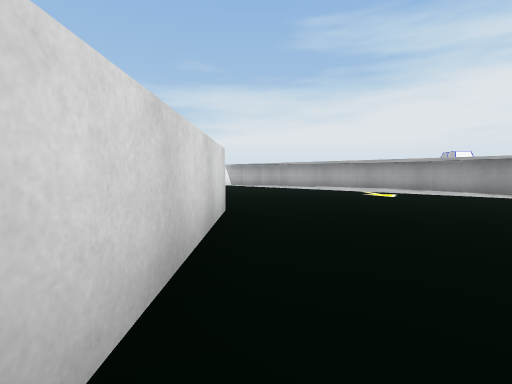
View 1 (above)

24 first-person views from a walk through a 3-D level made in the Unity game engine. The camera is 0.62 m above the floor, tilts 4° down and sees 85° across. The floor is counted in squares, 1 m on a side. Each view is taken from the middle of a square. On the plan, view 1 faces up. The plan holds only what a view shows up to about 9 squares ahead; the rest is blank. The place goes on beyond the plan.

View 2
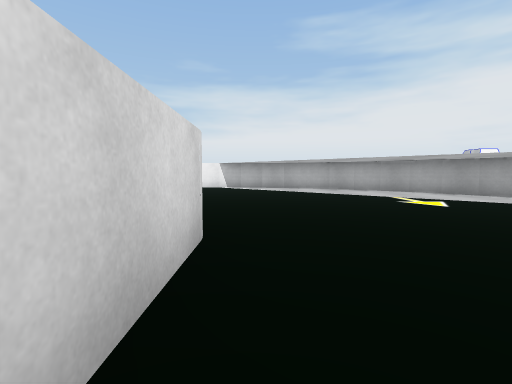

View 3
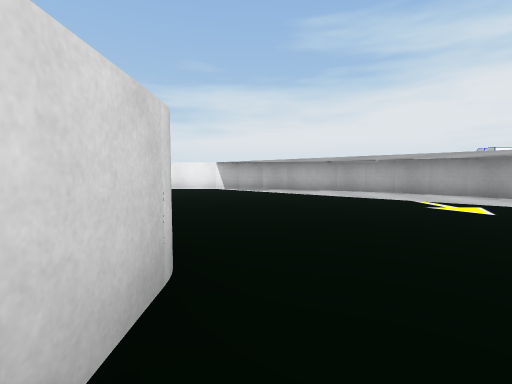

View 4
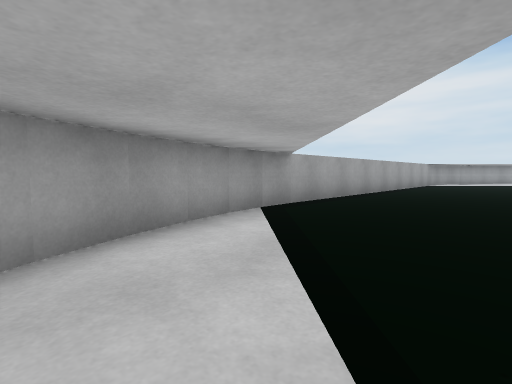

View 5
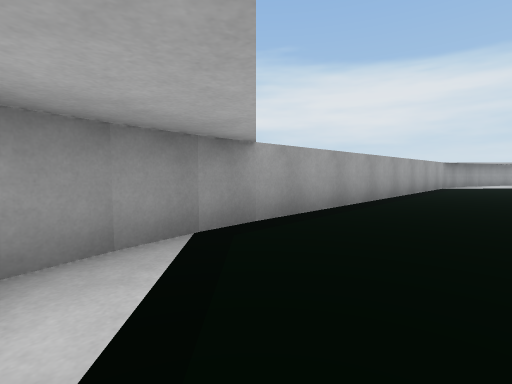

View 6
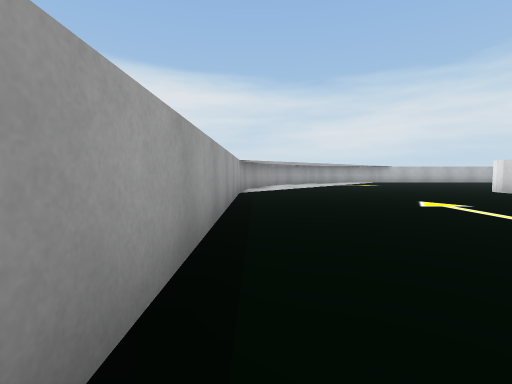

View 7
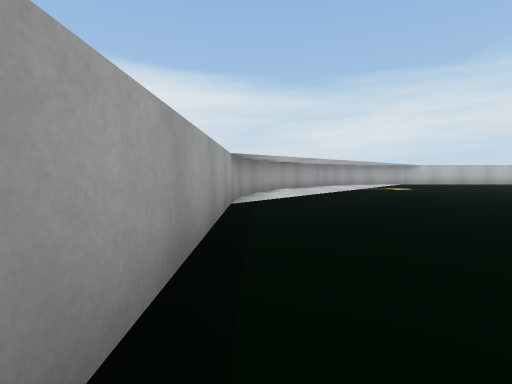

View 8
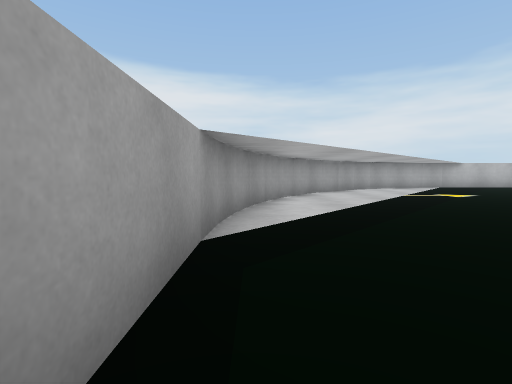

View 9
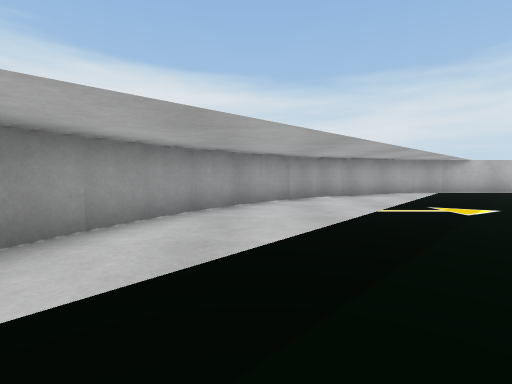

View 10
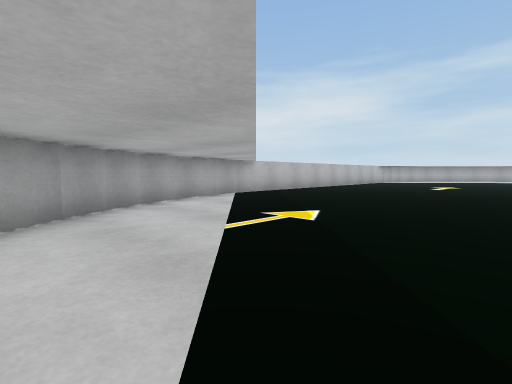

View 11
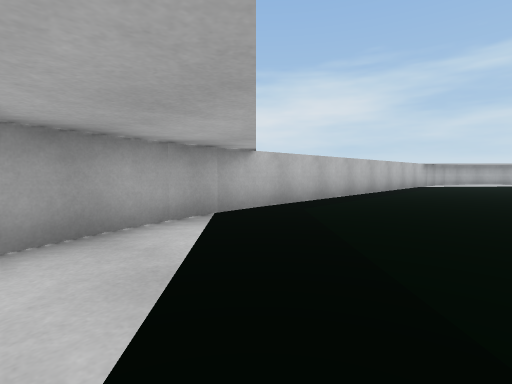

View 12
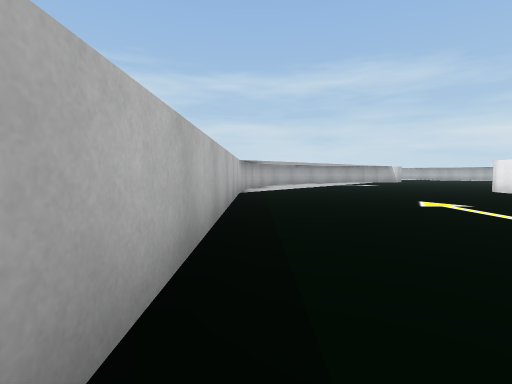

View 13
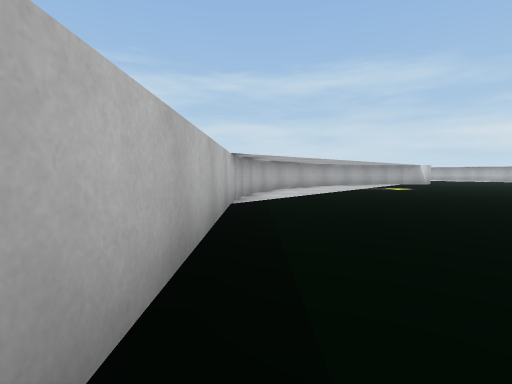

View 14
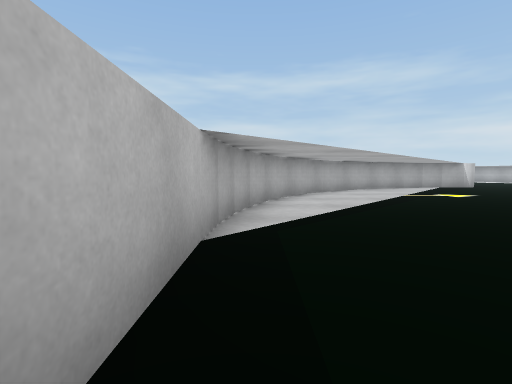

View 15
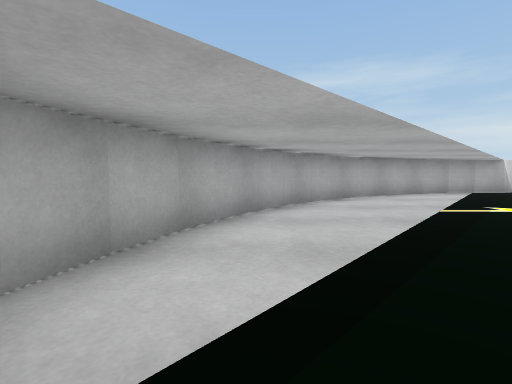

View 16
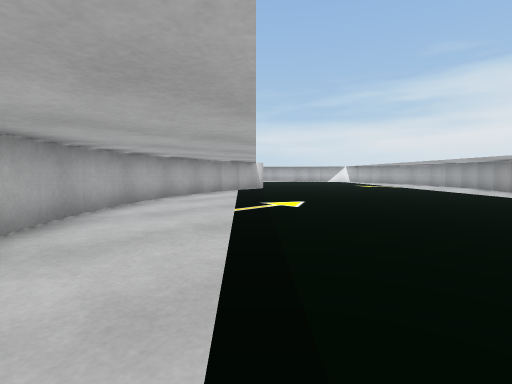

View 17
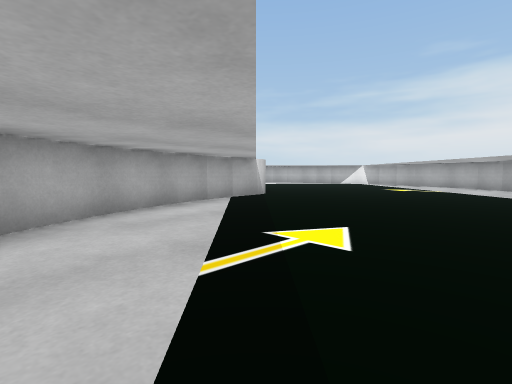

View 18
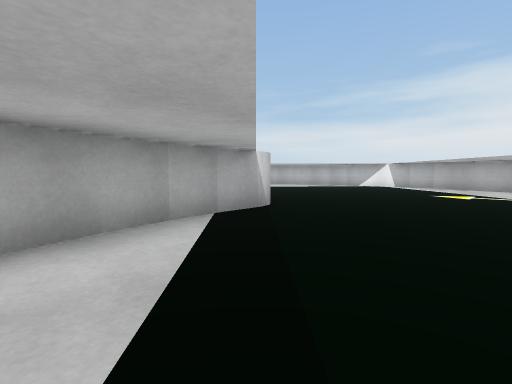

View 19
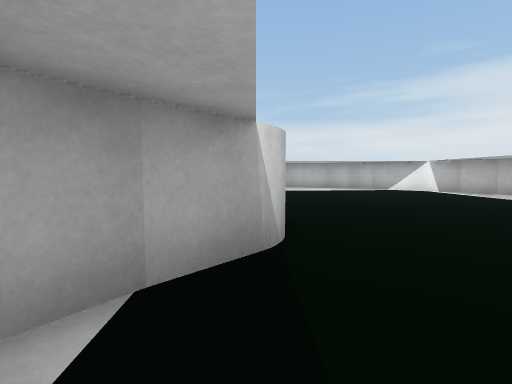

View 20
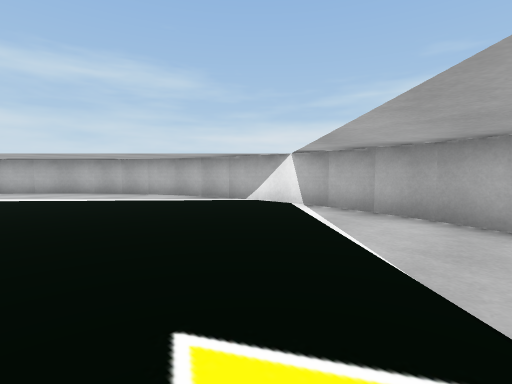

View 21
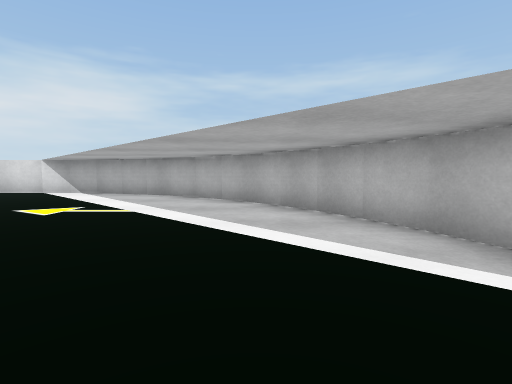

View 22
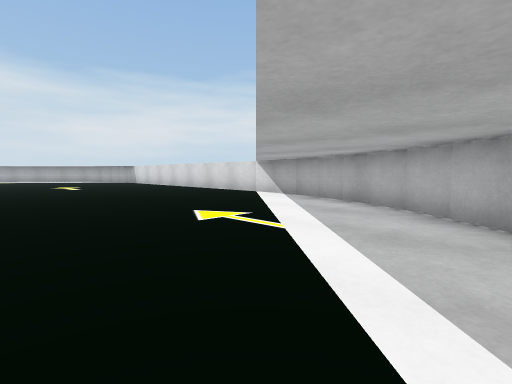

View 23
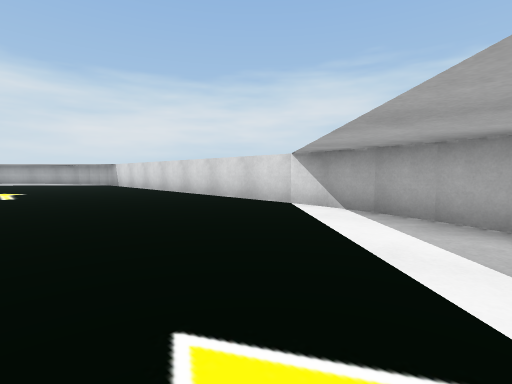

View 24
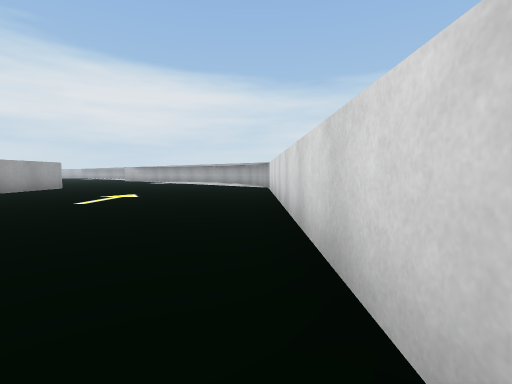

### Floor plan
Points are (right, up) in squares from view 1. A wall is a line through its corners. A room is listed if a view was taken in it or the views show most of it. See-through windows are left out.
Room 1 (views 1, 2, 3, 4, 5, 6, 7, 8, 9, 10, 11, 12, 13, 14, 15, 16, 17, 18, 19, 20, 21, 22, 23, 24)
walls: (-13.5, -1.3) (-13.8, -0.9); (-11.1, -6.5) (-11.6, -6.5); (-17.5, 2.6) (-18, 2.8); (-18.1, 2.8) (-19, 3.1); (-18.8, 3.1) (-19.8, 3.3); (-20.5, -5.4) (-20.4, -6.5); (-19.7, 3.3) (-20.7, 3.5); (-20.5, -6.3) (-20.3, -7.3); (-20.3, -7.2) (-20.1, -8.2); (-20.5, 3.5) (-21.5, 3.5) (-22.5, 3.5); (-20.1, -8.1) (-19.8, -9); (-19.9, -8.8) (-19.4, -9.8); (-19.5, -9.7) (-18.9, -10.6); (-19.1, -10.4) (-18.4, -11.3); (-22.3, 3.5) (-23.3, 3.3) (-24.1, 3.1); (-18.5, -11.1) (-17.8, -11.9); (-17.9, -11.8) (-17.2, -12.5); (-17.3, -12.4) (-16.4, -13); (-16.6, -12.9) (-15.7, -13.5); (-24, 3.2) (-25.1, 2.8); (-15.8, -13.4) (-14.9, -13.8); (-15.1, -13.8) (-14.1, -14.1); (-24.9, 2.8) (-25.8, 2.4); (-14.2, -14.1) (-13.2, -14.3); (-13.3, -14.3) (-12.4, -14.5); (-25.7, 2.5) (-26.5, 2) (-27.3, 1.4); (-12.5, -14.5) (-0.6, -14.5); (-27.2, 1.5) (-27.9, 0.8); (-0.5, -5.1) (-0.5, -5.6); (-27.8, 0.9) (-28.5, 0.2) (-29.1, -0.6); (-22.5, -14.1) (-22.5, -13.1); (-28.9, -0.4) (-29.5, -1.4); (-0.5, 4.6) (-0.5, 0.5); (-29.4, -1.2) (-29.9, -2.1); (-29.8, -2) (-30.1, -2.9); (-30.1, -2.8) (-30.3, -3.7) (-30.5, -4.7); (-30.5, -4.5) (-30.5, -13.8); (-0.7, -14.5) (0.3, -14.3); (0.2, -14.3) (1.2, -14.1); (1, -14.1) (2, -13.8); (1.9, -13.8) (2.8, -13.4); (2.7, -13.5) (3.6, -12.9); (3.5, -13) (4.3, -12.4); (4.1, -12.5) (4.9, -11.9); (4.8, -11.9) (5.5, -11.2); (5.4, -11.2) (6, -10.4); (6, -10.5) (6.5, -9.7); (6.4, -9.8) (6.9, -8.9); (6.8, -9) (7.1, -8); (7.3, -7.3) (7.5, -6.3); (7.1, -8.1) (7.3, -7.2); (7.5, -6.5) (7.5, 5.5); (7.5, 5.3) (7.3, 6.3); (5, 10.8) (4.1, 11.5); (7.4, 6.2) (7.1, 7.1); (7.1, 7) (6.8, 7.9) (6.4, 8.8); (5.5, 10.1) (4.9, 10.9); (6.4, 8.7) (5.9, 9.6); (6, 9.5) (5.4, 10.3)

Where each view was taken, in squares from view 1:
view 1: 0 up, 0 right, facing up
view 2: 2 up, 0 right, facing up
view 3: 3 up, 0 right, facing up
view 4: 9 up, 4 right, facing down-right
view 5: 7 up, 5 right, facing down-right
view 6: 3 up, 7 right, facing down
view 7: 0 up, 7 right, facing down
view 8: 3 down, 7 right, facing down
view 9: 6 down, 5 right, facing down
view 10: 8 down, 5 right, facing down-left
view 11: 11 down, 2 right, facing down-left
view 12: 14 down, 3 left, facing left
view 13: 14 down, 6 left, facing left
view 14: 14 down, 9 left, facing left
view 15: 13 down, 12 left, facing left
view 16: 13 down, 13 left, facing up-left
view 17: 11 down, 15 left, facing up-left
view 18: 9 down, 17 left, facing up-left
view 19: 7 down, 19 left, facing up-left
view 20: 1 down, 18 left, facing up-left
view 21: 1 up, 22 left, facing left
view 22: 1 up, 24 left, facing down-left
view 23: 2 down, 26 left, facing down-left
view 24: 5 down, 30 left, facing down
